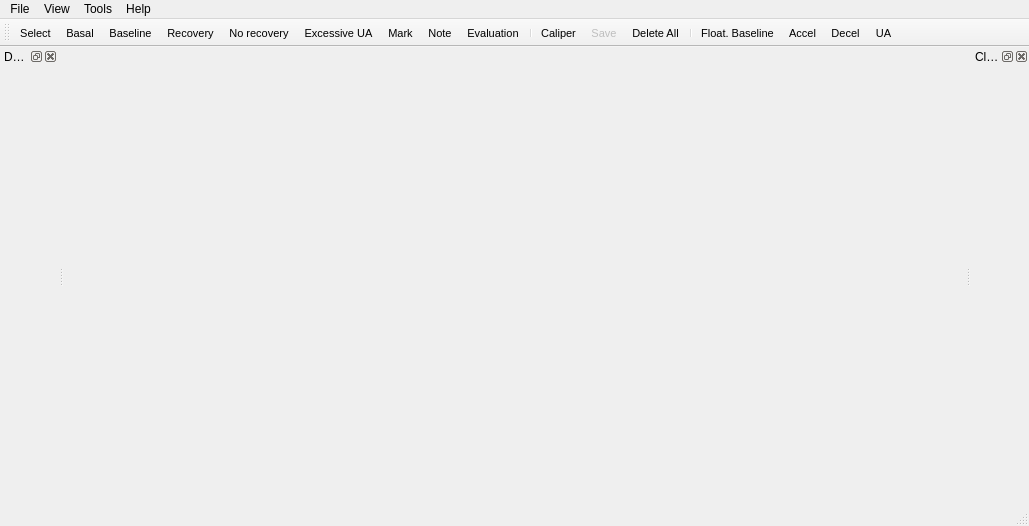
<?xml version="1.0" encoding="UTF-8"?>
<ui version="4.0">
 <class>MainWindow</class>
 <widget class="QMainWindow" name="MainWindow">
  <property name="geometry">
   <rect>
    <x>0</x>
    <y>0</y>
    <width>1029</width>
    <height>526</height>
   </rect>
  </property>
  <property name="windowTitle">
   <string>CTGViewerLite</string>
  </property>
  <widget class="QWidget" name="centralwidget">
   <layout class="QGridLayout" name="gridLayout_2">
    <item row="0" column="0">
     <layout class="QGridLayout" name="gridLayout">
      <item row="0" column="0" rowspan="3">
       <widget class="PlotWidget" name="PlotWidget" native="true">
        <property name="sizePolicy">
         <sizepolicy hsizetype="Expanding" vsizetype="Expanding">
          <horstretch>0</horstretch>
          <verstretch>0</verstretch>
         </sizepolicy>
        </property>
        <property name="autoFillBackground">
         <bool>false</bool>
        </property>
       </widget>
      </item>
     </layout>
    </item>
   </layout>
  </widget>
  <widget class="QMenuBar" name="menubar">
   <property name="geometry">
    <rect>
     <x>0</x>
     <y>0</y>
     <width>1029</width>
     <height>30</height>
    </rect>
   </property>
   <widget class="QMenu" name="menuFile">
    <property name="title">
     <string>File</string>
    </property>
    <addaction name="actionOpen"/>
    <addaction name="actionOpen_folder"/>
    <addaction name="actionExport_to_PDF"/>
    <addaction name="actionQuit"/>
   </widget>
   <widget class="QMenu" name="menuHelp">
    <property name="title">
     <string>Help</string>
    </property>
    <addaction name="actionAbout"/>
   </widget>
   <widget class="QMenu" name="menuView">
    <property name="title">
     <string>View</string>
    </property>
    <widget class="QMenu" name="menuPaper_format">
     <property name="title">
      <string>Paper format</string>
     </property>
     <addaction name="actionEU"/>
     <addaction name="actionUS"/>
    </widget>
    <widget class="QMenu" name="menuAnnotation_Toolbar">
     <property name="title">
      <string>Annotation Toolbar</string>
     </property>
     <addaction name="actionAnnToolbarVisible"/>
     <addaction name="actionAnnToolbarAlign_right"/>
    </widget>
    <addaction name="actionClinical_information"/>
    <addaction name="actionData_browser"/>
    <addaction name="menuPaper_format"/>
    <addaction name="menuAnnotation_Toolbar"/>
   </widget>
   <widget class="QMenu" name="menuTools">
    <property name="title">
     <string>Tools</string>
    </property>
    <addaction name="actionAttribute_selection"/>
    <addaction name="actionConvert_files"/>
    <addaction name="actionDownload_CTU_UHB_data"/>
    <addaction name="actionSent_annotations"/>
   </widget>
   <addaction name="menuFile"/>
   <addaction name="menuView"/>
   <addaction name="menuTools"/>
   <addaction name="menuHelp"/>
  </widget>
  <widget class="QStatusBar" name="statusbar"/>
  <widget class="QDockWidget" name="dockClinInfo">
   <property name="windowTitle">
    <string>Clinical information</string>
   </property>
   <attribute name="dockWidgetArea">
    <number>2</number>
   </attribute>
   <widget class="QWidget" name="dockClinInfoContents"/>
  </widget>
  <widget class="QDockWidget" name="dockDataBrowser">
   <property name="windowTitle">
    <string>Data browser</string>
   </property>
   <attribute name="dockWidgetArea">
    <number>1</number>
   </attribute>
   <widget class="QWidget" name="dockWidgetContents"/>
  </widget>
  <widget class="QToolBar" name="toolBar">
   <property name="enabled">
    <bool>true</bool>
   </property>
   <property name="font">
    <font>
     <pointsize>8</pointsize>
    </font>
   </property>
   <property name="cursor">
    <cursorShape>ArrowCursor</cursorShape>
   </property>
   <property name="windowTitle">
    <string>toolBar</string>
   </property>
   <property name="movable">
    <bool>true</bool>
   </property>
   <property name="allowedAreas">
    <set>Qt::AllToolBarAreas</set>
   </property>
   <property name="iconSize">
    <size>
     <width>22</width>
     <height>22</height>
    </size>
   </property>
   <property name="toolButtonStyle">
    <enum>Qt::ToolButtonTextUnderIcon</enum>
   </property>
   <property name="floatable">
    <bool>false</bool>
   </property>
   <attribute name="toolBarArea">
    <enum>TopToolBarArea</enum>
   </attribute>
   <attribute name="toolBarBreak">
    <bool>false</bool>
   </attribute>
   <addaction name="actionCursor"/>
   <addaction name="actionBasal"/>
   <addaction name="actionBaseline"/>
   <addaction name="actionRecovery"/>
   <addaction name="actionNo_recovery"/>
   <addaction name="actionExcessive_UA"/>
   <addaction name="actionEllipseNote"/>
   <addaction name="actionNote"/>
   <addaction name="actionEvaluationNote"/>
   <addaction name="separator"/>
   <addaction name="actionCaliper"/>
   <addaction name="actionSave"/>
   <addaction name="actionDelete"/>
   <addaction name="separator"/>
   <addaction name="actionFloating_Baseline"/>
   <addaction name="actionAcceleration"/>
   <addaction name="actionDeceleration"/>
   <addaction name="actionUA"/>
  </widget>
  <action name="actionOpen">
   <property name="icon">
    <iconset>
     <normalon>:/actions/icons/document-open-3.png</normalon>
    </iconset>
   </property>
   <property name="text">
    <string>&amp;Open file</string>
   </property>
   <property name="iconText">
    <string>Open file</string>
   </property>
   <property name="statusTip">
    <string/>
   </property>
   <property name="shortcut">
    <string>Ctrl+O</string>
   </property>
  </action>
  <action name="actionClose">
   <property name="icon">
    <iconset>
     <normalon>:/actions/icons/document-close-3.png</normalon>
    </iconset>
   </property>
   <property name="text">
    <string>&amp;Close</string>
   </property>
   <property name="shortcut">
    <string>Ctrl+W</string>
   </property>
  </action>
  <action name="actionQuit">
   <property name="icon">
    <iconset>
     <normalon>:/actions/icons/application-exit-4.png</normalon>
    </iconset>
   </property>
   <property name="text">
    <string>&amp;Quit</string>
   </property>
   <property name="toolTip">
    <string>Quit</string>
   </property>
   <property name="shortcut">
    <string>Ctrl+Q</string>
   </property>
  </action>
  <action name="actionAbout">
   <property name="text">
    <string>About</string>
   </property>
  </action>
  <action name="actionConvert_files">
   <property name="text">
    <string>Convert files</string>
   </property>
  </action>
  <action name="actionOpen_folder">
   <property name="text">
    <string>Open folder</string>
   </property>
   <property name="shortcut">
    <string>Ctrl+Alt+O</string>
   </property>
  </action>
  <action name="actionAttribute_selection">
   <property name="text">
    <string>Attribute selection</string>
   </property>
  </action>
  <action name="actionDownload_CTU_UHB_data">
   <property name="text">
    <string>Download CTU-UHB data</string>
   </property>
  </action>
  <action name="actionData_browser">
   <property name="checkable">
    <bool>true</bool>
   </property>
   <property name="text">
    <string>Data browser</string>
   </property>
  </action>
  <action name="actionExport_to_PDF">
   <property name="enabled">
    <bool>true</bool>
   </property>
   <property name="icon">
    <iconset resource="resources.qrc">
     <normaloff>:/actions/icons/pdf_icon2.png</normaloff>:/actions/icons/pdf_icon2.png</iconset>
   </property>
   <property name="text">
    <string>Export to PDF</string>
   </property>
   <property name="shortcut">
    <string>Ctrl+Shift+E</string>
   </property>
  </action>
  <action name="actionEU">
   <property name="checkable">
    <bool>true</bool>
   </property>
   <property name="text">
    <string>EU (1cm/min, 20bpm/cm)</string>
   </property>
   <property name="toolTip">
    <string>EU (1cm/min., 20bpm/cm)</string>
   </property>
  </action>
  <action name="actionUS">
   <property name="checkable">
    <bool>true</bool>
   </property>
   <property name="text">
    <string>US (3cm/min, 30bpm/cm)</string>
   </property>
   <property name="toolTip">
    <string>US (3cm/min., 30bpm/cm)</string>
   </property>
  </action>
  <action name="actionSet_Clear_Baseline">
   <property name="text">
    <string>Set/Clear Baseline</string>
   </property>
   <property name="shortcut">
    <string>Ctrl+B</string>
   </property>
  </action>
  <action name="actionBasal">
   <property name="checkable">
    <bool>true</bool>
   </property>
   <property name="icon">
    <iconset resource="resources.qrc">
     <normaloff>:/actions/icons/basal.png</normaloff>:/actions/icons/basal.png</iconset>
   </property>
   <property name="text">
    <string>basal</string>
   </property>
   <property name="iconText">
    <string>Basal</string>
   </property>
   <property name="toolTip">
    <string>Draw basal heart rate line</string>
   </property>
  </action>
  <action name="actionBaseline">
   <property name="checkable">
    <bool>true</bool>
   </property>
   <property name="icon">
    <iconset resource="resources.qrc">
     <normaloff>:/actions/icons/baseline.png</normaloff>:/actions/icons/baseline.png</iconset>
   </property>
   <property name="text">
    <string>baseline</string>
   </property>
   <property name="iconText">
    <string>Baseline</string>
   </property>
   <property name="toolTip">
    <string>Draw a baseline (B)</string>
   </property>
   <property name="shortcut">
    <string>B</string>
   </property>
  </action>
  <action name="actionRecovery">
   <property name="checkable">
    <bool>true</bool>
   </property>
   <property name="icon">
    <iconset resource="resources.qrc">
     <normaloff>:/actions/icons/recovery.png</normaloff>:/actions/icons/recovery.png</iconset>
   </property>
   <property name="text">
    <string>recovery</string>
   </property>
   <property name="iconText">
    <string>Recovery</string>
   </property>
   <property name="toolTip">
    <string>Recovery (R)</string>
   </property>
   <property name="shortcut">
    <string>R</string>
   </property>
  </action>
  <action name="actionCursor">
   <property name="checkable">
    <bool>true</bool>
   </property>
   <property name="icon">
    <iconset resource="resources.qrc">
     <normaloff>:/actions/icons/cursor.png</normaloff>:/actions/icons/cursor.png</iconset>
   </property>
   <property name="text">
    <string>select</string>
   </property>
   <property name="iconText">
    <string>Select</string>
   </property>
   <property name="toolTip">
    <string>Select and move (S)</string>
   </property>
   <property name="shortcut">
    <string>S</string>
   </property>
  </action>
  <action name="actionNote">
   <property name="checkable">
    <bool>true</bool>
   </property>
   <property name="icon">
    <iconset resource="resources.qrc">
     <normaloff>:/actions/icons/note.png</normaloff>:/actions/icons/note.png</iconset>
   </property>
   <property name="text">
    <string>note</string>
   </property>
   <property name="iconText">
    <string>Note</string>
   </property>
   <property name="toolTip">
    <string>Add note</string>
   </property>
  </action>
  <action name="actionSave">
   <property name="enabled">
    <bool>false</bool>
   </property>
   <property name="icon">
    <iconset resource="resources.qrc">
     <normaloff>:/actions/icons/save_icon.png</normaloff>:/actions/icons/save_icon.png</iconset>
   </property>
   <property name="text">
    <string>save</string>
   </property>
   <property name="iconText">
    <string>Save</string>
   </property>
   <property name="toolTip">
    <string>Save all changes</string>
   </property>
   <property name="shortcut">
    <string>Ctrl+S</string>
   </property>
  </action>
  <action name="actionDelete">
   <property name="enabled">
    <bool>true</bool>
   </property>
   <property name="icon">
    <iconset resource="resources.qrc">
     <normaloff>:/actions/icons/recycle_bin.png</normaloff>:/actions/icons/recycle_bin.png</iconset>
   </property>
   <property name="text">
    <string>Delete</string>
   </property>
   <property name="iconText">
    <string>Delete All</string>
   </property>
   <property name="toolTip">
    <string>Delete all annotations</string>
   </property>
  </action>
  <action name="actionSent_annotations">
   <property name="text">
    <string>Sent annotations</string>
   </property>
  </action>
  <action name="actionNo_recovery">
   <property name="checkable">
    <bool>true</bool>
   </property>
   <property name="icon">
    <iconset resource="resources.qrc">
     <normaloff>:/actions/icons/no_recovery.png</normaloff>:/actions/icons/no_recovery.png</iconset>
   </property>
   <property name="text">
    <string>No recovery</string>
   </property>
  </action>
  <action name="actionEllipse">
   <property name="checkable">
    <bool>true</bool>
   </property>
   <property name="icon">
    <iconset resource="resources.qrc">
     <normaloff>:/actions/icons/ellipse-icon.png</normaloff>:/actions/icons/ellipse-icon.png</iconset>
   </property>
   <property name="text">
    <string>Mark</string>
   </property>
   <property name="toolTip">
    <string>Draw mark (ellipse)</string>
   </property>
  </action>
  <action name="actionExcessive_UA">
   <property name="checkable">
    <bool>true</bool>
   </property>
   <property name="icon">
    <iconset resource="resources.qrc">
     <normaloff>:/actions/icons/excessive_ua.png</normaloff>:/actions/icons/excessive_ua.png</iconset>
   </property>
   <property name="text">
    <string>Excessive UA</string>
   </property>
   <property name="toolTip">
    <string>Excessive uterine contractions</string>
   </property>
  </action>
  <action name="actionAnnToolbarVisible">
   <property name="checkable">
    <bool>true</bool>
   </property>
   <property name="text">
    <string>Show/hide</string>
   </property>
   <property name="toolTip">
    <string>Show/hide annotation toolbar and annotations</string>
   </property>
  </action>
  <action name="actionAnnToolbarAlign_right">
   <property name="checkable">
    <bool>true</bool>
   </property>
   <property name="text">
    <string>Align right</string>
   </property>
  </action>
  <action name="actionClinical_information">
   <property name="checkable">
    <bool>true</bool>
   </property>
   <property name="text">
    <string>Clinical information</string>
   </property>
  </action>
  <action name="actionEllipseNote">
   <property name="checkable">
    <bool>true</bool>
   </property>
   <property name="icon">
    <iconset resource="resources.qrc">
     <normaloff>:/actions/icons/ellipse-note-icon.png</normaloff>:/actions/icons/ellipse-note-icon.png</iconset>
   </property>
   <property name="text">
    <string>Mark </string>
   </property>
   <property name="toolTip">
    <string>Mark with note</string>
   </property>
  </action>
  <action name="actionFloating_Baseline">
   <property name="checkable">
    <bool>true</bool>
   </property>
   <property name="icon">
    <iconset resource="resources.qrc">
     <normaloff>:/actions/icons/floating_baseline.png</normaloff>:/actions/icons/floating_baseline.png</iconset>
   </property>
   <property name="text">
    <string>Float. Baseline</string>
   </property>
   <property name="toolTip">
    <string>Add Floating Baseline (F)</string>
   </property>
   <property name="shortcut">
    <string>F</string>
   </property>
  </action>
  <action name="actionAcceleration">
   <property name="checkable">
    <bool>true</bool>
   </property>
   <property name="icon">
    <iconset resource="resources.qrc">
     <normaloff>:/actions/icons/acceleration.png</normaloff>:/actions/icons/acceleration.png</iconset>
   </property>
   <property name="text">
    <string>Accel</string>
   </property>
   <property name="toolTip">
    <string>Add acceleration (A)</string>
   </property>
   <property name="shortcut">
    <string>A</string>
   </property>
  </action>
  <action name="actionDeceleration">
   <property name="checkable">
    <bool>true</bool>
   </property>
   <property name="icon">
    <iconset resource="resources.qrc">
     <normaloff>:/actions/icons/deceleration.png</normaloff>:/actions/icons/deceleration.png</iconset>
   </property>
   <property name="text">
    <string>Decel</string>
   </property>
   <property name="toolTip">
    <string>Add deceleration (D)</string>
   </property>
   <property name="shortcut">
    <string>D</string>
   </property>
  </action>
  <action name="actionUA">
   <property name="checkable">
    <bool>true</bool>
   </property>
   <property name="icon">
    <iconset resource="resources.qrc">
     <normaloff>:/actions/icons/uterine_contraction.png</normaloff>:/actions/icons/uterine_contraction.png</iconset>
   </property>
   <property name="text">
    <string>UA</string>
   </property>
   <property name="toolTip">
    <string>Add uterine contraction (U)</string>
   </property>
   <property name="shortcut">
    <string>U</string>
   </property>
  </action>
  <action name="actionCaliper">
   <property name="checkable">
    <bool>true</bool>
   </property>
   <property name="icon">
    <iconset resource="resources.qrc">
     <normaloff>:/actions/icons/caliper.png</normaloff>:/actions/icons/caliper.png</iconset>
   </property>
   <property name="text">
    <string>Caliper</string>
   </property>
   <property name="toolTip">
    <string>Caliper (C)</string>
   </property>
   <property name="shortcut">
    <string>C</string>
   </property>
  </action>
  <action name="actionCaliperFHR">
   <property name="checkable">
    <bool>true</bool>
   </property>
   <property name="text">
    <string>FHR</string>
   </property>
   <property name="toolTip">
    <string>Enable caliper FHR</string>
   </property>
  </action>
  <action name="actionCaliperTOCO">
   <property name="checkable">
    <bool>true</bool>
   </property>
   <property name="text">
    <string>TOCO</string>
   </property>
   <property name="toolTip">
    <string>Enable caliper TOCO</string>
   </property>
  </action>
  <action name="actionFIGO_acc_dec">
   <property name="text">
    <string>FIGO acc/dec</string>
   </property>
   <property name="toolTip">
    <string>FIGO requirements for acc/dec</string>
   </property>
  </action>
  <action name="actionFIGO_UA">
   <property name="text">
    <string>FIGO UA</string>
   </property>
   <property name="toolTip">
    <string>Requirements for uterine contractions</string>
   </property>
  </action>
  <action name="actionCaliperReset">
   <property name="text">
    <string>Reset caliper</string>
   </property>
   <property name="toolTip">
    <string>Reset caliper settings</string>
   </property>
  </action>
  <action name="actionAnnShowHide">
   <property name="icon">
    <iconset resource="resources.qrc">
     <normaloff>:/actions/icons/ann_visibility.png</normaloff>:/actions/icons/ann_visibility.png</iconset>
   </property>
   <property name="text">
    <string>Show/hide</string>
   </property>
   <property name="toolTip">
    <string>Show/hide annotations</string>
   </property>
  </action>
  <action name="actionDebug_CalibSignal">
   <property name="text">
    <string>Plot calibration signal</string>
   </property>
   <property name="toolTip">
    <string>Plot calibration signal</string>
   </property>
  </action>
  <action name="actionEvaluationNote">
   <property name="checkable">
    <bool>true</bool>
   </property>
   <property name="icon">
    <iconset resource="resources.qrc">
     <normaloff>:/actions/icons/assessment.png</normaloff>:/actions/icons/assessment.png</iconset>
   </property>
   <property name="text">
    <string>Evaluation</string>
   </property>
   <property name="toolTip">
    <string>Evaluation (Initial CTG, level of concern, intervention, pH)</string>
   </property>
   <property name="shortcut">
    <string>E</string>
   </property>
  </action>
 </widget>
 <customwidgets>
  <customwidget>
   <class>PlotWidget</class>
   <extends>QWidget</extends>
   <header>PlotWidget.h</header>
   <container>1</container>
  </customwidget>
 </customwidgets>
 <resources>
  <include location="resources.qrc"/>
 </resources>
 <connections/>
 <designerdata>
  <property name="gridDeltaX">
   <number>10</number>
  </property>
  <property name="gridDeltaY">
   <number>10</number>
  </property>
  <property name="gridSnapX">
   <bool>true</bool>
  </property>
  <property name="gridSnapY">
   <bool>true</bool>
  </property>
  <property name="gridVisible">
   <bool>true</bool>
  </property>
 </designerdata>
</ui>
